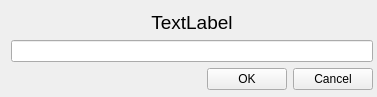
<?xml version="1.0" encoding="UTF-8"?>
<ui version="4.0">
 <class>TextEntryPopup</class>
 <widget class="QWidget" name="TextEntryPopup">
  <property name="windowModality">
   <enum>Qt::WindowModal</enum>
  </property>
  <property name="geometry">
   <rect>
    <x>0</x>
    <y>0</y>
    <width>377</width>
    <height>97</height>
   </rect>
  </property>
  <property name="sizePolicy">
   <sizepolicy hsizetype="Expanding" vsizetype="Expanding">
    <horstretch>0</horstretch>
    <verstretch>0</verstretch>
   </sizepolicy>
  </property>
  <property name="windowTitle">
   <string>Form</string>
  </property>
  <widget class="QWidget" name="layoutWidget">
   <property name="geometry">
    <rect>
     <x>11</x>
     <y>10</y>
     <width>362</width>
     <height>80</height>
    </rect>
   </property>
   <layout class="QGridLayout" name="gridLayout">
    <item row="0" column="0" colspan="3">
     <widget class="QLabel" name="TitleLabel">
      <property name="sizePolicy">
       <sizepolicy hsizetype="Expanding" vsizetype="Expanding">
        <horstretch>0</horstretch>
        <verstretch>0</verstretch>
       </sizepolicy>
      </property>
      <property name="font">
       <font>
        <family>Tahoma</family>
        <pointsize>14</pointsize>
       </font>
      </property>
      <property name="text">
       <string>TextLabel</string>
      </property>
      <property name="alignment">
       <set>Qt::AlignCenter</set>
      </property>
     </widget>
    </item>
    <item row="1" column="0" colspan="3">
     <widget class="QLineEdit" name="EditEntry"/>
    </item>
    <item row="2" column="0">
     <spacer name="horizontalSpacer">
      <property name="orientation">
       <enum>Qt::Horizontal</enum>
      </property>
      <property name="sizeHint" stdset="0">
       <size>
        <width>198</width>
        <height>20</height>
       </size>
      </property>
     </spacer>
    </item>
    <item row="2" column="1">
     <widget class="QPushButton" name="OkBtn">
      <property name="text">
       <string>OK</string>
      </property>
     </widget>
    </item>
    <item row="2" column="2">
     <widget class="QPushButton" name="CancelBtn">
      <property name="text">
       <string>Cancel</string>
      </property>
     </widget>
    </item>
   </layout>
  </widget>
 </widget>
 <resources/>
 <connections>
  <connection>
   <sender>OkBtn</sender>
   <signal>clicked(bool)</signal>
   <receiver>TextEntryPopup</receiver>
   <slot>okPressed()</slot>
   <hints>
    <hint type="sourcelabel">
     <x>253</x>
     <y>77</y>
    </hint>
    <hint type="destinationlabel">
     <x>188</x>
     <y>48</y>
    </hint>
   </hints>
  </connection>
  <connection>
   <sender>CancelBtn</sender>
   <signal>clicked(bool)</signal>
   <receiver>TextEntryPopup</receiver>
   <slot>cancelPressed()</slot>
   <hints>
    <hint type="sourcelabel">
     <x>334</x>
     <y>77</y>
    </hint>
    <hint type="destinationlabel">
     <x>188</x>
     <y>48</y>
    </hint>
   </hints>
  </connection>
 </connections>
 <slots>
  <slot>okPressed()</slot>
  <slot>cancelPressed()</slot>
 </slots>
</ui>
